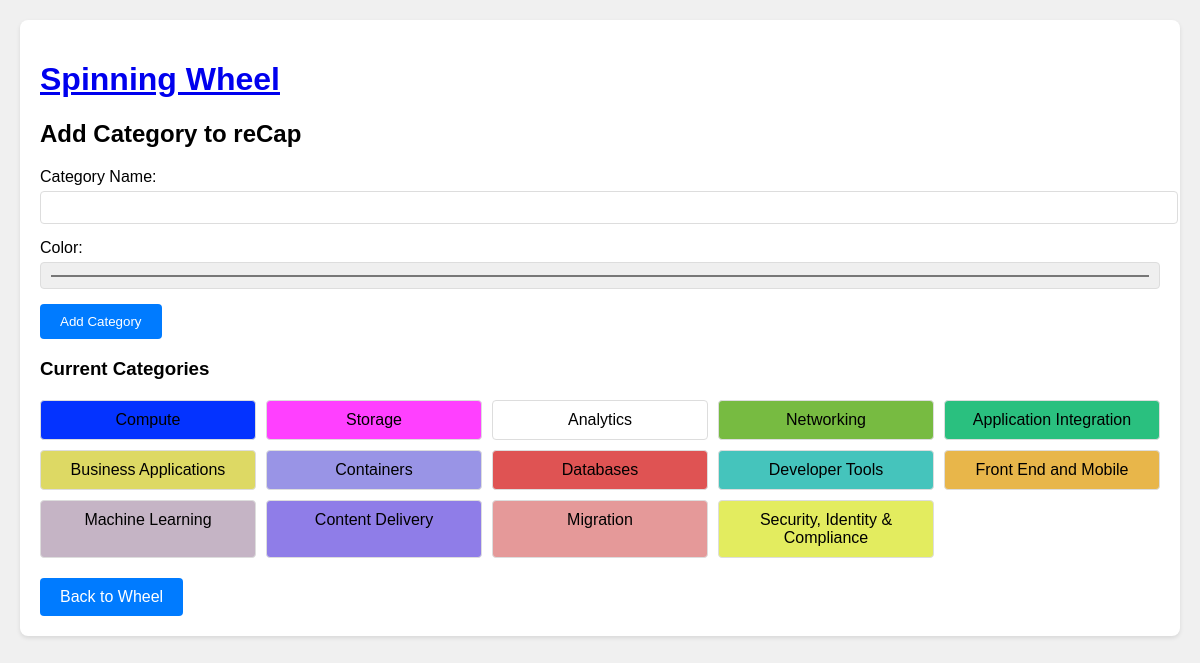
/wheel/1/category, run on the app's committed database.
### tables this page shows
CREATE TABLE Wheels (
   id INTEGER PRIMARY KEY AUTOINCREMENT,
   name TEXT NOT NULL UNIQUE,
   description TEXT,
   created_at TIMESTAMP DEFAULT CURRENT_TIMESTAMP
);

CREATE TABLE Categories (
   id INTEGER PRIMARY KEY AUTOINCREMENT,
   name TEXT NOT NULL UNIQUE,
   color TEXT DEFAULT '#FFFFFF',
   created_at TIMESTAMP DEFAULT CURRENT_TIMESTAMP
);

### routes/main.py (the view, shortened to what this page needs)
@bp.route('/wheel/<int:wheel_id>/category', methods=['GET', 'POST'])
def add_category(wheel_id):
    db = get_db()
    wheel = Wheel.get_by_id(db, wheel_id)
    if wheel is None:
        return redirect(url_for('main.index'))
    categories = Category.get_for_wheel(db, wheel_id)
    return render_template('category_form.html', wheel=wheel, categories=categories)

### app.py (called while the page is built)
def get_db():
    if 'db' not in g:
        g.db = sqlite3.connect(app.config['DATABASE'])
        g.db.row_factory = sqlite3.Row
    return g.db

### models/category.py (called while the page is built)
    @staticmethod
    def get_for_wheel(db, wheel_id):
        cursor = db.execute(
            '''
            SELECT c.id, c.name, c.color
            FROM Categories c
            JOIN WheelCategories wc ON c.id = wc.category_id
            WHERE wc.wheel_id = ?
            ORDER BY wc.position
            ''',
            (wheel_id,)
        )
        return [
            {
                'id': row[0],
                'name': row[1],
                'color': row[2]
            }
            for row in cursor.fetchall()
        ]

### models/wheel.py (called while the page is built)
    @staticmethod
    def get_by_id(db, wheel_id):
        cursor = db.execute('SELECT * FROM Wheels WHERE id = ?', (wheel_id,))
        wheel = cursor.fetchone()
        if wheel:
            return Wheel(wheel['id'], wheel['name'], wheel['description'])
        return None

### routes/main.py (called while the page is built)
def get_db():
    return current_app.get_db()

### templates/category_form.html (shortened to what this page needs)
{% extends "base.html" %}
{% block content %}
    <h2>Add Category to {{ wheel.name }}</h2>
    <form method="POST">
        <div class="form-group">
            <label for="name">Category Name:</label>
            <input type="text" id="name" name="name" required>
        </div>
        <div class="form-group">
            <label for="color">Color:</label>
            <input type="color" id="color" name="color" value="#FFFFFF">
        </div>
        <button type="submit" class="button">Add Category</button>
    </form>
    <h3>Current Categories</h3>
    <ul class="category-list">
    {% for category in categories %}
        <li class="category-item" style="background-color: {{ category.color }}">
            {{ category.name }}
        </li>
    {% endfor %}
    </ul>
    <a href="{{ url_for('main.show_wheel', wheel_id=wheel.id) }}" class="button">Back to Wheel</a>
{% endblock %}

### templates/base.html (shortened to what this page needs)
<!DOCTYPE html>
<html lang="en">
<head>
    <link rel="stylesheet" href="{{ url_for('static', filename='style.css') }}">
</head>
<body>
    <div class="container">
        <header>
            <h1><a href="{{ url_for('main.index') }}">Spinning Wheel</a></h1>
        </header>
        <main>
            {% block content %}{% endblock %}
        </main>
    </div>
</body>
</html>

### static/style.css (style rules this page uses)
body { font-family: Arial, sans-serif; margin: 0; padding: 20px; background-color: #f0f0f0; }
.container { max-width: 1200px; margin: 0 auto; padding: 20px; background-color: white; border-radius: 8px; box-shadow: 0 2px 4px rgba(0, 0, 0, 0.1); }
.button { display: inline-block; padding: 10px 20px; background-color: #007bff; color: white; text-decoration: none; border-radius: 4px; border: none; cursor: pointer; }
.form-group { margin-bottom: 15px; }
.form-group label { display: block; margin-bottom: 5px; }
.form-group input, .form-group textarea { width: 100%; padding: 8px; border: 1px solid #ddd; border-radius: 4px; }
.category-list { list-style: none; padding: 0; margin: 20px 0; display: grid; grid-template-columns: repeat(auto-fill, minmax(200px, 1fr)); gap: 10px; }
.category-item { padding: 10px; border-radius: 4px; text-align: center; color: black; border: 1px solid #ddd; }

### data on the page
Wheels: name "reCap"
Categories: name "Compute"
Categories: name "Storage"
Categories: name "Analytics"
Categories: name "Networking"
Categories: name "Application Integration"
Categories: name "Business Applications"
Categories: name "Containers"
Categories: name "Databases"
Categories: name "Developer Tools"
Categories: name "Front End and Mobile"
Categories: name "Machine Learning"
Categories: name "Content Delivery"
Categories: name "Migration"
Categories: name "Security, Identity & Compliance"
